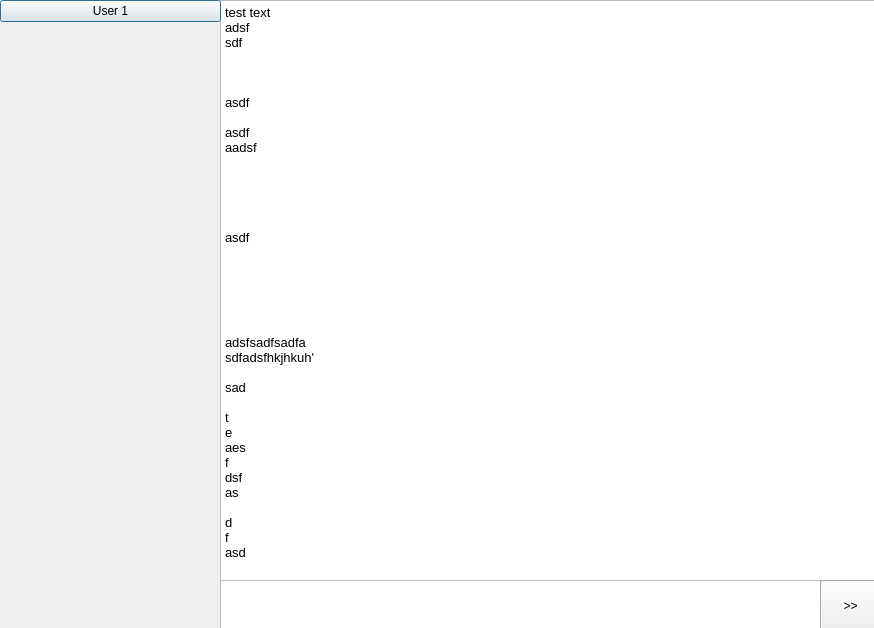
<?xml version="1.0" encoding="UTF-8"?>
<ui version="4.0">
 <class>Dialog</class>
 <widget class="QDialog" name="Dialog">
  <property name="geometry">
   <rect>
    <x>0</x>
    <y>0</y>
    <width>874</width>
    <height>628</height>
   </rect>
  </property>
  <property name="minimumSize">
   <size>
    <width>874</width>
    <height>628</height>
   </size>
  </property>
  <property name="maximumSize">
   <size>
    <width>874</width>
    <height>628</height>
   </size>
  </property>
  <property name="windowTitle">
   <string>Deez message</string>
  </property>
  <widget class="QPlainTextEdit" name="plainTextEdit">
   <property name="geometry">
    <rect>
     <x>220</x>
     <y>580</y>
     <width>601</width>
     <height>51</height>
    </rect>
   </property>
  </widget>
  <widget class="QTextBrowser" name="textBrowser">
   <property name="geometry">
    <rect>
     <x>220</x>
     <y>0</y>
     <width>661</width>
     <height>581</height>
    </rect>
   </property>
   <property name="html">
    <string>&lt;!DOCTYPE HTML PUBLIC &quot;-//W3C//DTD HTML 4.0//EN&quot; &quot;http://www.w3.org/TR/REC-html40/strict.dtd&quot;&gt;
&lt;html&gt;&lt;head&gt;&lt;meta name=&quot;qrichtext&quot; content=&quot;1&quot; /&gt;&lt;meta charset=&quot;utf-8&quot; /&gt;&lt;style type=&quot;text/css&quot;&gt;
p, li { white-space: pre-wrap; }
hr { height: 1px; border-width: 0; }
li.unchecked::marker { content: &quot;\2610&quot;; }
li.checked::marker { content: &quot;\2612&quot;; }
&lt;/style&gt;&lt;/head&gt;&lt;body style=&quot; font-family:'Ubuntu'; font-size:10pt; font-weight:400; font-style:normal;&quot;&gt;
&lt;p style=&quot; margin-top:0px; margin-bottom:0px; margin-left:0px; margin-right:0px; -qt-block-indent:0; text-indent:0px;&quot;&gt;test text&lt;/p&gt;
&lt;p style=&quot; margin-top:0px; margin-bottom:0px; margin-left:0px; margin-right:0px; -qt-block-indent:0; text-indent:0px;&quot;&gt;adsf&lt;/p&gt;
&lt;p style=&quot; margin-top:0px; margin-bottom:0px; margin-left:0px; margin-right:0px; -qt-block-indent:0; text-indent:0px;&quot;&gt;sdf&lt;/p&gt;
&lt;p style=&quot;-qt-paragraph-type:empty; margin-top:0px; margin-bottom:0px; margin-left:0px; margin-right:0px; -qt-block-indent:0; text-indent:0px;&quot;&gt;&lt;br /&gt;&lt;/p&gt;
&lt;p style=&quot;-qt-paragraph-type:empty; margin-top:0px; margin-bottom:0px; margin-left:0px; margin-right:0px; -qt-block-indent:0; text-indent:0px;&quot;&gt;&lt;br /&gt;&lt;/p&gt;
&lt;p style=&quot;-qt-paragraph-type:empty; margin-top:0px; margin-bottom:0px; margin-left:0px; margin-right:0px; -qt-block-indent:0; text-indent:0px;&quot;&gt;&lt;br /&gt;&lt;/p&gt;
&lt;p style=&quot; margin-top:0px; margin-bottom:0px; margin-left:0px; margin-right:0px; -qt-block-indent:0; text-indent:0px;&quot;&gt;asdf&lt;/p&gt;
&lt;p style=&quot;-qt-paragraph-type:empty; margin-top:0px; margin-bottom:0px; margin-left:0px; margin-right:0px; -qt-block-indent:0; text-indent:0px;&quot;&gt;&lt;br /&gt;&lt;/p&gt;
&lt;p style=&quot; margin-top:0px; margin-bottom:0px; margin-left:0px; margin-right:0px; -qt-block-indent:0; text-indent:0px;&quot;&gt;asdf&lt;/p&gt;
&lt;p style=&quot; margin-top:0px; margin-bottom:0px; margin-left:0px; margin-right:0px; -qt-block-indent:0; text-indent:0px;&quot;&gt;aadsf&lt;/p&gt;
&lt;p style=&quot;-qt-paragraph-type:empty; margin-top:0px; margin-bottom:0px; margin-left:0px; margin-right:0px; -qt-block-indent:0; text-indent:0px;&quot;&gt;&lt;br /&gt;&lt;/p&gt;
&lt;p style=&quot;-qt-paragraph-type:empty; margin-top:0px; margin-bottom:0px; margin-left:0px; margin-right:0px; -qt-block-indent:0; text-indent:0px;&quot;&gt;&lt;br /&gt;&lt;/p&gt;
&lt;p style=&quot;-qt-paragraph-type:empty; margin-top:0px; margin-bottom:0px; margin-left:0px; margin-right:0px; -qt-block-indent:0; text-indent:0px;&quot;&gt;&lt;br /&gt;&lt;/p&gt;
&lt;p style=&quot;-qt-paragraph-type:empty; margin-top:0px; margin-bottom:0px; margin-left:0px; margin-right:0px; -qt-block-indent:0; text-indent:0px;&quot;&gt;&lt;br /&gt;&lt;/p&gt;
&lt;p style=&quot;-qt-paragraph-type:empty; margin-top:0px; margin-bottom:0px; margin-left:0px; margin-right:0px; -qt-block-indent:0; text-indent:0px;&quot;&gt;&lt;br /&gt;&lt;/p&gt;
&lt;p style=&quot; margin-top:0px; margin-bottom:0px; margin-left:0px; margin-right:0px; -qt-block-indent:0; text-indent:0px;&quot;&gt;asdf&lt;/p&gt;
&lt;p style=&quot;-qt-paragraph-type:empty; margin-top:0px; margin-bottom:0px; margin-left:0px; margin-right:0px; -qt-block-indent:0; text-indent:0px;&quot;&gt;&lt;br /&gt;&lt;/p&gt;
&lt;p style=&quot;-qt-paragraph-type:empty; margin-top:0px; margin-bottom:0px; margin-left:0px; margin-right:0px; -qt-block-indent:0; text-indent:0px;&quot;&gt;&lt;br /&gt;&lt;/p&gt;
&lt;p style=&quot;-qt-paragraph-type:empty; margin-top:0px; margin-bottom:0px; margin-left:0px; margin-right:0px; -qt-block-indent:0; text-indent:0px;&quot;&gt;&lt;br /&gt;&lt;/p&gt;
&lt;p style=&quot;-qt-paragraph-type:empty; margin-top:0px; margin-bottom:0px; margin-left:0px; margin-right:0px; -qt-block-indent:0; text-indent:0px;&quot;&gt;&lt;br /&gt;&lt;/p&gt;
&lt;p style=&quot;-qt-paragraph-type:empty; margin-top:0px; margin-bottom:0px; margin-left:0px; margin-right:0px; -qt-block-indent:0; text-indent:0px;&quot;&gt;&lt;br /&gt;&lt;/p&gt;
&lt;p style=&quot;-qt-paragraph-type:empty; margin-top:0px; margin-bottom:0px; margin-left:0px; margin-right:0px; -qt-block-indent:0; text-indent:0px;&quot;&gt;&lt;br /&gt;&lt;/p&gt;
&lt;p style=&quot; margin-top:0px; margin-bottom:0px; margin-left:0px; margin-right:0px; -qt-block-indent:0; text-indent:0px;&quot;&gt;adsfsadfsadfa&lt;/p&gt;
&lt;p style=&quot; margin-top:0px; margin-bottom:0px; margin-left:0px; margin-right:0px; -qt-block-indent:0; text-indent:0px;&quot;&gt;sdfadsfhkjhkuh'&lt;/p&gt;
&lt;p style=&quot; margin-top:0px; margin-bottom:0px; margin-left:0px; margin-right:0px; -qt-block-indent:0; text-indent:0px;&quot;&gt; &lt;/p&gt;
&lt;p style=&quot; margin-top:0px; margin-bottom:0px; margin-left:0px; margin-right:0px; -qt-block-indent:0; text-indent:0px;&quot;&gt;sad&lt;/p&gt;
&lt;p style=&quot;-qt-paragraph-type:empty; margin-top:0px; margin-bottom:0px; margin-left:0px; margin-right:0px; -qt-block-indent:0; text-indent:0px;&quot;&gt;&lt;br /&gt;&lt;/p&gt;
&lt;p style=&quot; margin-top:0px; margin-bottom:0px; margin-left:0px; margin-right:0px; -qt-block-indent:0; text-indent:0px;&quot;&gt;t&lt;/p&gt;
&lt;p style=&quot; margin-top:0px; margin-bottom:0px; margin-left:0px; margin-right:0px; -qt-block-indent:0; text-indent:0px;&quot;&gt;e&lt;/p&gt;
&lt;p style=&quot; margin-top:0px; margin-bottom:0px; margin-left:0px; margin-right:0px; -qt-block-indent:0; text-indent:0px;&quot;&gt;aes&lt;/p&gt;
&lt;p style=&quot; margin-top:0px; margin-bottom:0px; margin-left:0px; margin-right:0px; -qt-block-indent:0; text-indent:0px;&quot;&gt;f&lt;/p&gt;
&lt;p style=&quot; margin-top:0px; margin-bottom:0px; margin-left:0px; margin-right:0px; -qt-block-indent:0; text-indent:0px;&quot;&gt;dsf&lt;/p&gt;
&lt;p style=&quot; margin-top:0px; margin-bottom:0px; margin-left:0px; margin-right:0px; -qt-block-indent:0; text-indent:0px;&quot;&gt;as&lt;/p&gt;
&lt;p style=&quot;-qt-paragraph-type:empty; margin-top:0px; margin-bottom:0px; margin-left:0px; margin-right:0px; -qt-block-indent:0; text-indent:0px;&quot;&gt;&lt;br /&gt;&lt;/p&gt;
&lt;p style=&quot; margin-top:0px; margin-bottom:0px; margin-left:0px; margin-right:0px; -qt-block-indent:0; text-indent:0px;&quot;&gt;d&lt;/p&gt;
&lt;p style=&quot; margin-top:0px; margin-bottom:0px; margin-left:0px; margin-right:0px; -qt-block-indent:0; text-indent:0px;&quot;&gt;f&lt;/p&gt;
&lt;p style=&quot; margin-top:0px; margin-bottom:0px; margin-left:0px; margin-right:0px; -qt-block-indent:0; text-indent:0px;&quot;&gt;asd&lt;/p&gt;&lt;/body&gt;&lt;/html&gt;</string>
   </property>
  </widget>
  <widget class="QWidget" name="verticalLayoutWidget">
   <property name="geometry">
    <rect>
     <x>0</x>
     <y>0</y>
     <width>221</width>
     <height>631</height>
    </rect>
   </property>
   <layout class="QVBoxLayout" name="verticalLayout" stretch="0,0">
    <property name="spacing">
     <number>0</number>
    </property>
    <property name="sizeConstraint">
     <enum>QLayout::SetDefaultConstraint</enum>
    </property>
    <item>
     <widget class="QPushButton" name="pushButton_2">
      <property name="text">
       <string>User 1</string>
      </property>
     </widget>
    </item>
    <item>
     <spacer name="verticalSpacer">
      <property name="orientation">
       <enum>Qt::Vertical</enum>
      </property>
      <property name="sizeHint" stdset="0">
       <size>
        <width>20</width>
        <height>40</height>
       </size>
      </property>
     </spacer>
    </item>
   </layout>
  </widget>
  <widget class="QPushButton" name="pushButton">
   <property name="geometry">
    <rect>
     <x>820</x>
     <y>580</y>
     <width>61</width>
     <height>51</height>
    </rect>
   </property>
   <property name="text">
    <string>&gt;&gt;</string>
   </property>
  </widget>
 </widget>
 <resources/>
 <connections/>
</ui>
